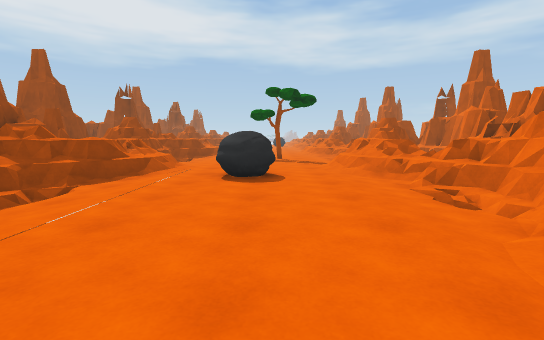
[1] (above)

16 first-person views from a walk through a Unity game level. The camera is 1.2 m above the floor, tilts 6° down and sees 85° across. The floor is counted in squares, 1.29 m on a side. Each view is taken from the middle of a square. On the plan, view 1 faces up. The plan holds only what a view shows up to about 12 squares ahead; the rest is blank. The place goes on beyond the plan. The player is left out. Surface patterns are stand-ins for the level's own textures.

[2]
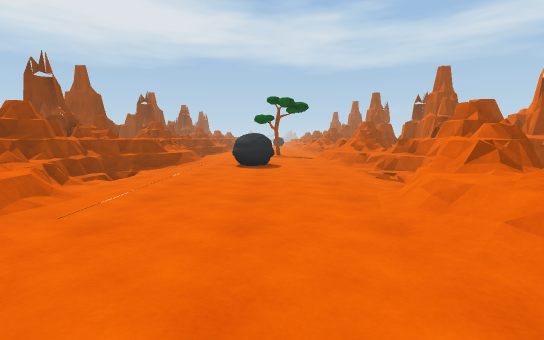

[3]
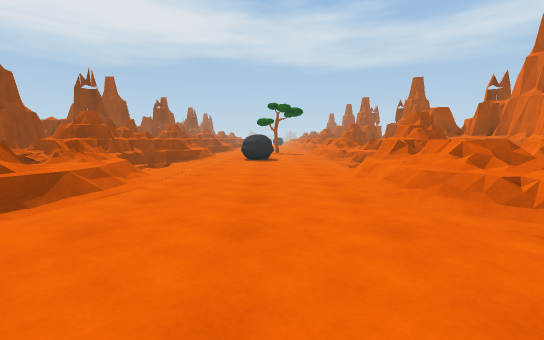

[4]
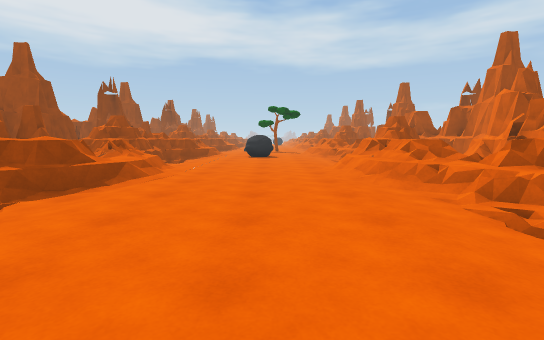

[5]
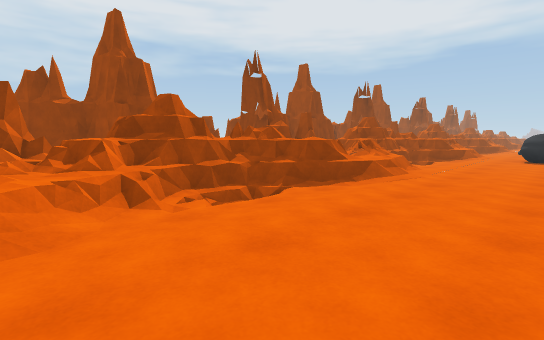

[6]
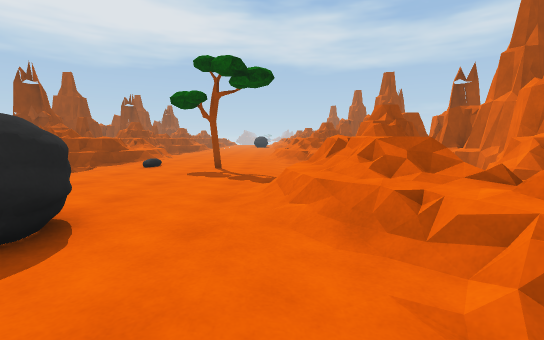

[7]
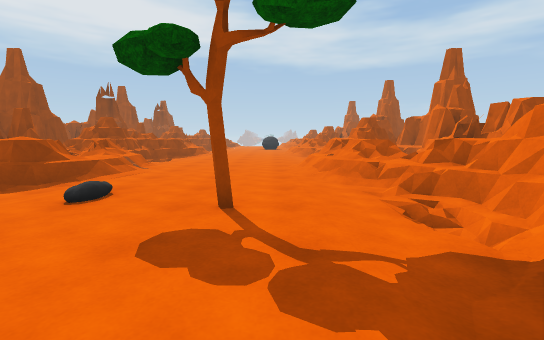

[8]
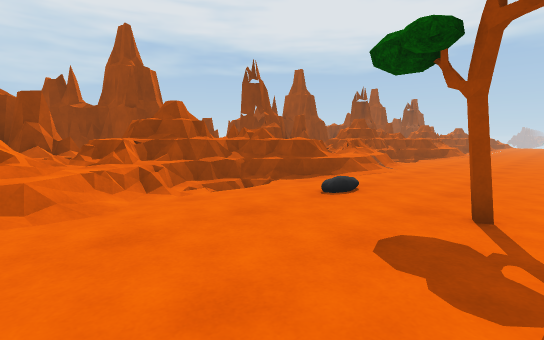

[9]
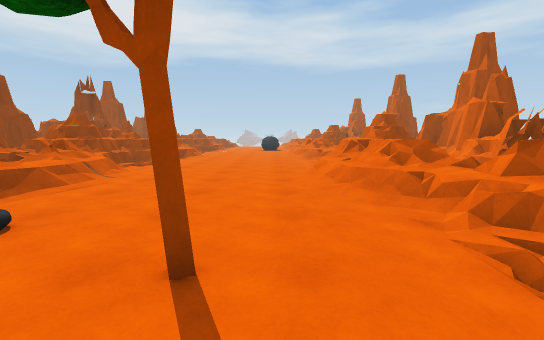

[10]
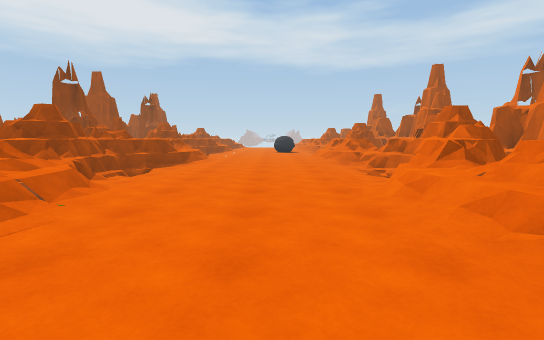

[11]
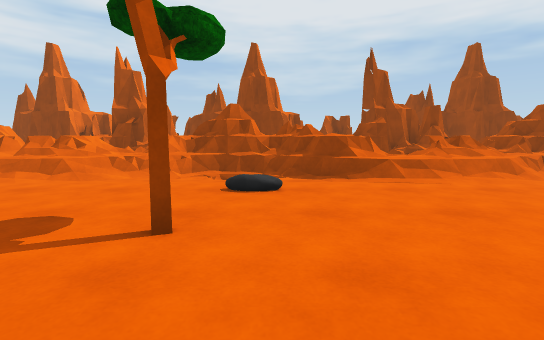

[12]
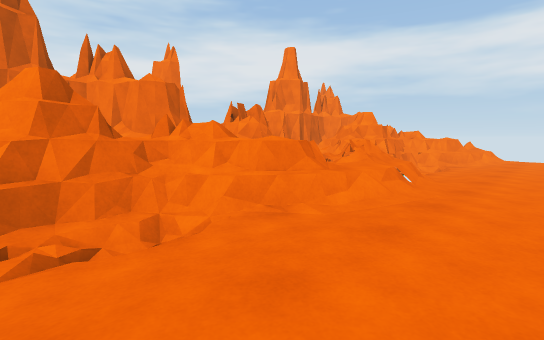

[13]
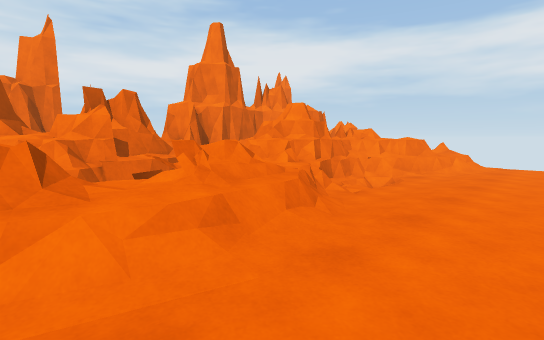

[14]
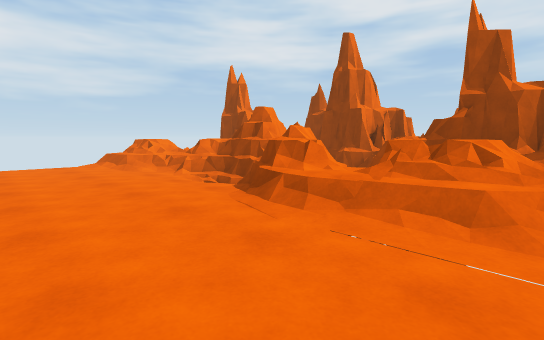

[15]
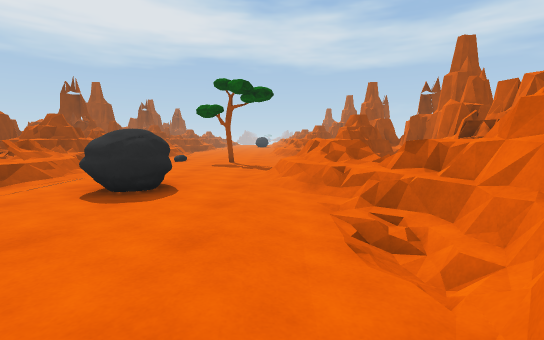

[16]
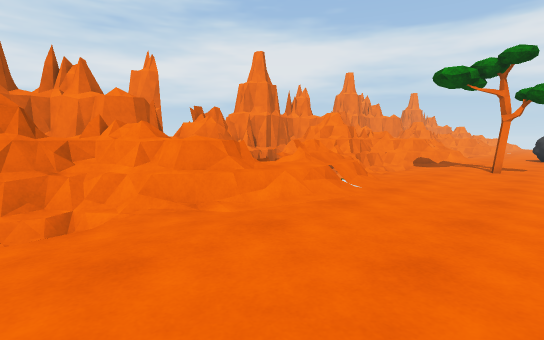

### Floor plan
Key: @ floor where view 1 was taken; # wall or solid block; . main floor; - floor 0.25 m lower than the main floor; : floor 0.5 m higher than the main floor; + floor 0.75 m higher than the main floor; * floor 1 m higher than the main floor; / step, stairs or slope; = window, fence, low wall or low ledge; ^ raised ledge; v drop or lower ground; R rock; T tree.
Columns run from 7 left of view 1 to 6 right of it. Each row starts with its distance up from view 1.
 24  ##/....../###
 23 ###/....../##
 22 ===/......###
 21 =#:/...../#=vv
 20 v ==/..../:  =
 19 vv==/..../==v=
 18 =  :/..../++
 17   =#/...../:
 16  ###....../#==
 15  ##///..../=##
 14  ##///.T../###
 13 ##=/....../###
 12 ^^#/......###v
 11 ^=:/...../== v
 10 v ==/..../=  v
  9 = ==/..../=# v
  8   #^..RR../::
  7  ##=..RR../==
  6  #= ....../=#
  5  ##-....../###
  4 ##=......./##
  3 ===.......###
  2 v:::...../=+ v
  1  v*+...../:v =
  0 v =+/..@.//vvv
 -1 v ##/....///vv
 -2 v###....../#=
 -3  ##/....../==#
 -4  ##/....../###
 -5  ##/....../##
 -6 ##=/....../##
 -7 ===/......###
 -8 vv=#/..../=
 -9    =/.. ./:

Where each view was taken, in squares from view 1:
view 1: 0 up, 0 right, facing up
view 2: 3 down, 0 right, facing up
view 3: 6 down, 0 right, facing up
view 4: 8 down, 0 right, facing up
view 5: 8 down, 0 right, facing up-left
view 6: 5 up, 2 right, facing up
view 7: 10 up, 1 right, facing up
view 8: 10 up, 1 right, facing up-left
view 9: 12 up, 1 right, facing up
view 10: 15 up, 0 right, facing up
view 11: 15 up, 3 right, facing left
view 12: 6 up, 0 right, facing down-right
view 13: 2 up, 0 right, facing down-right
view 14: 2 up, 0 right, facing down-left
view 15: 2 up, 2 right, facing up
view 16: 24 up, 1 left, facing down-right
